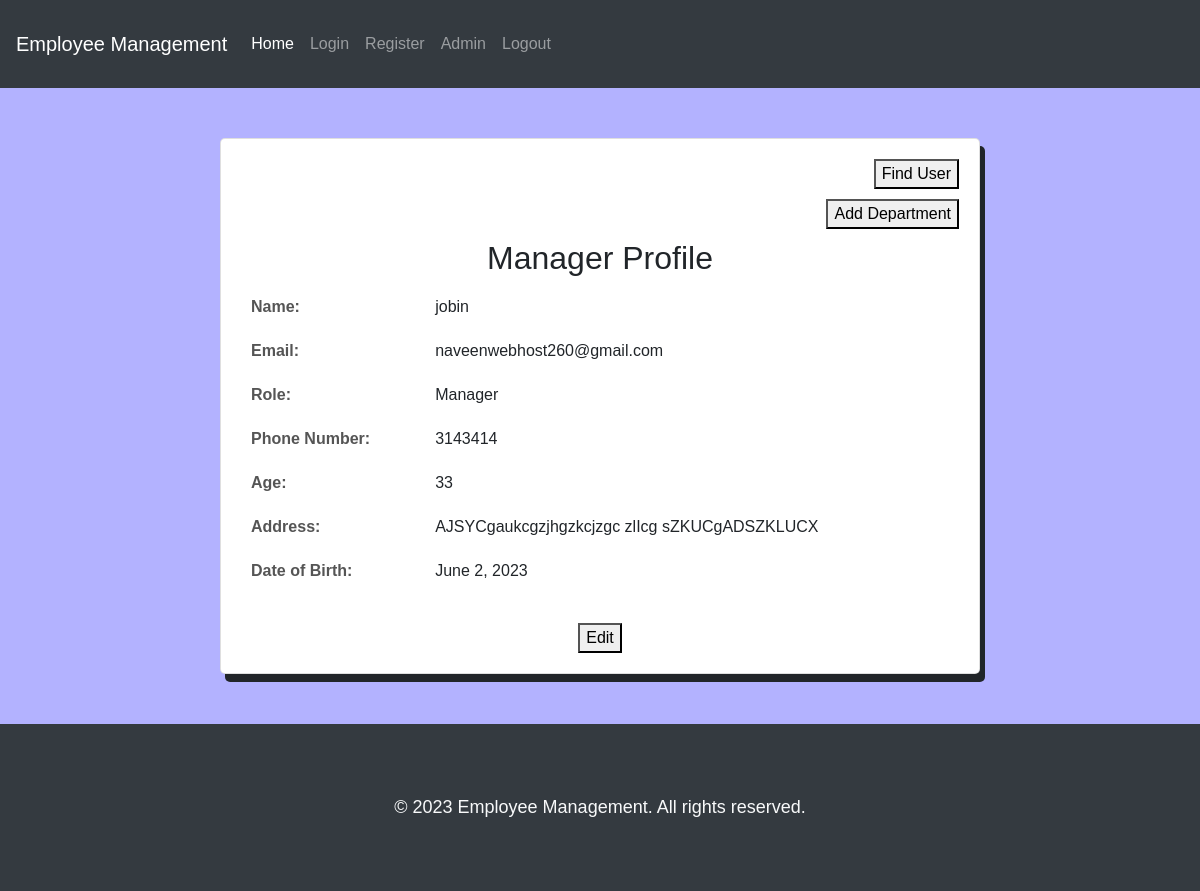
Page /managerMainPage (signed in) on the committed database.
### employapp/models.py (models this page shows, shortened)
class Manager(models.Model):
    connection = models.OneToOneField(User,on_delete=models.CASCADE)
    manager_name =models.CharField(max_length=50)
    email=models.CharField(max_length=100,null=True)
    phone_number=models.IntegerField()
    age=models.IntegerField()
    address=models.CharField(max_length=100)
    date_of_birth=models.DateField()

### employapp/views.py (the view)
# urls.py: path('managerMainPage',views.managerMainPage,name="managerMainPage"),
def managerMainPage(request):
     user_id = request.user.id
     try:
          manager = Manager.objects.get(connection__id=user_id)
          print(manager.manager_name)
     except Manager.DoesNotExist:
          print("Employee not found")
     return render(request,'managerMainPage.html',{"user":manager})

### employapp/templates/managerMainPage.html (shortened to what this page needs)
{% extends 'index.html' %}
{% load static %}
{% block content %}
    <div class="container">
        <div style="
        box-shadow: 5px 8px 0px 0px;
    " class="card">
            <div class="buttons">
                <a href="viewAllEmployees"><button>Find User</button></a>
                <a href=""><button>Add Department</button></a>
            </div>
            <h2>Manager Profile</h2>
            <table>
                <tr>
                    <th>Name:</th>
                    <td>{{ user.manager_name }}</td>
                </tr>
                <tr>
                    <th>Email:</th>
                    <td>{{ user.email }}</td>
                </tr>
                <tr>
                    <th>Role:</th>
                    <td>Manager</td>
                </tr>
                <tr>
                    <th>Phone Number:</th>
                    <td>{{ user.phone_number }}</td>
                </tr>
                <tr>
                    <th>Age:</th>
                    <td>{{ user.age }}</td>
                </tr>
                <tr>
                    <th>Address:</th>
                    <td>{{ user.address }}</td>
                </tr>
                <tr>
                    <th>Date of Birth:</th>
                    <td>{{ user.date_of_birth }}</td>
                </tr>
            </table>
            <a href="managerSaveChanges"><button>Edit</button></a>
        </div>
    </div>
{% endblock content %}

### employapp/templates/index.html (style rules this page uses)
body { background-color: #f8f9fa; }
.container { max-width: 600px; margin: 0 auto; padding: 50px 20px; text-align: center; }

### employapp/templates/managerMainPage.html (style rules this page uses)
body { background-color: #f8f9fa; font-family: Arial, sans-serif; }
.container { max-width: 800px; margin: 0 auto; padding: 50px 20px; display: flex; justify-content: center; align-items: center; }
.card { background-color: #fff; box-shadow: 0px 2px 10px rgba(0, 0, 0, 0.1); border-radius: 5px; padding: 20px; flex: 1; }
table { width: 100%; margin-bottom: 30px; }
th, td { padding: 10px; text-align: left; }
th { font-weight: bold; color: #555; }
.buttons { display: flex; flex-direction: column; justify-content: flex-start; align-items: flex-end; }
.buttons button { margin-bottom: 10px; }

### rows in the picture
Manager: manager_name "jobin", email "naveenwebhost260@gmail.com", phone_number "3143414", age "33", address "AJSYCgaukcgzjhgzkcjzgc zlIcg sZKUCgADSZKLUCX", date_of_birth "June 2, 2023"
